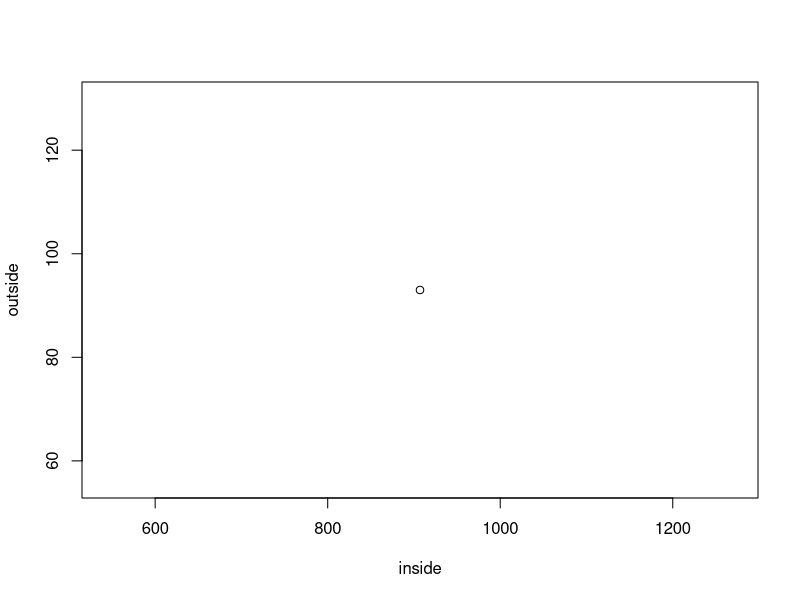
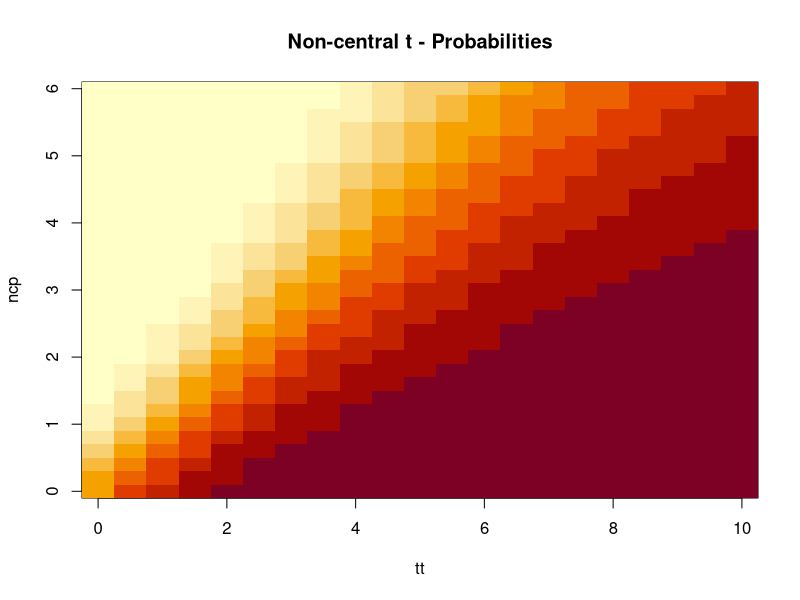
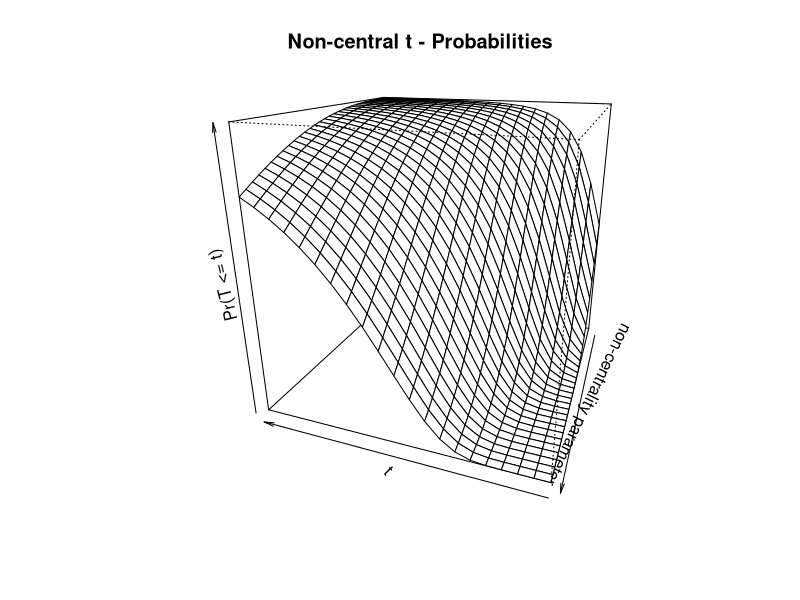
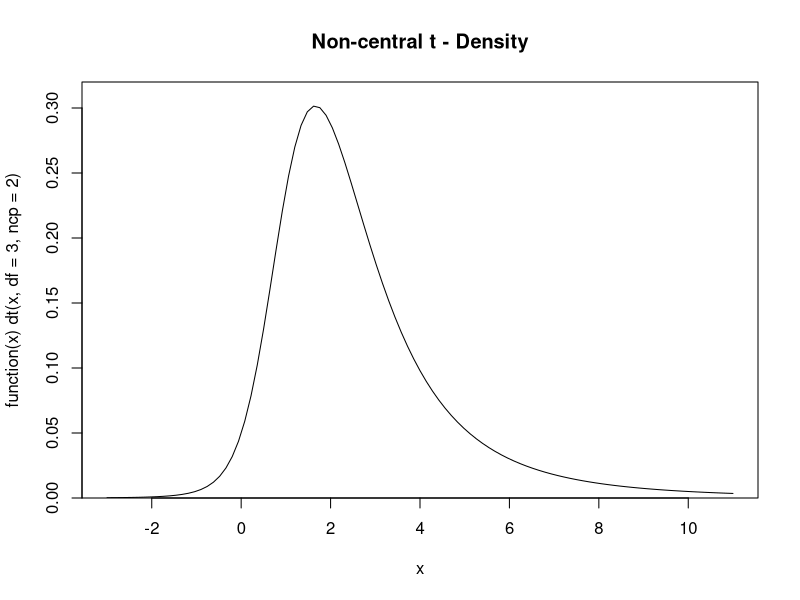

Source code (R) for these figures, in order:
m=19#population mean
sigma=3.5#population sd
n=16#datapoint
result=c()#emptyvector
for(i in 1:1000){
  x=rnorm(n,m,sigma)
  xbar=mean(x)
  alpha=0.1
  lowci=xbar-(qnorm(1-(alpha/2))*sigma/sqrt(n))
  highci=xbar+(qnorm(1-(alpha/2))*sigma/sqrt(n))
  if((m>lowci)&(m<highci)){
    result=c(result,"inside")
  }else{result=c(result,"outside")}
}
inside=length(subset(result,result=="inside"))
outside=length(subset(result,result=="outside"))
print(inside)
print(outside)
plot(inside,outside)
###############t test###########
pt(2.5,10)
help(pt)
qt(.95,10)
rt(16,10)
dt(2,2)
#########################################################################
tt <- seq(0, 10, len = 21)
ncp <- seq(0, 6, len = 31)
ptn <- outer(tt, ncp, function(t, d) pt(t, df = 3, ncp = d))
t.tit <- "Non-central t - Probabilities"
image(tt, ncp, ptn, zlim = c(0,1), main = t.tit)
persp(tt, ncp, ptn, zlim = 0:1, r = 2, phi = 20, theta = 200, main = t.tit,
      xlab = "t", ylab = "non-centrality parameter",
      zlab = "Pr(T <= t)")

plot(function(x) dt(x, df = 3, ncp = 2), -3, 11, ylim = c(0, 0.32),
     main = "Non-central t - Density", yaxs = "i")

